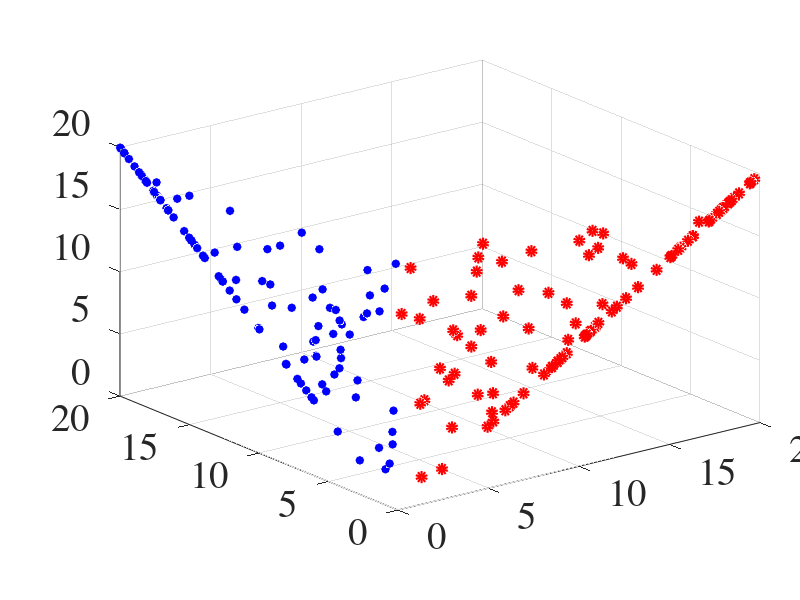

Here is the MATLAB script that generated this plot: (Note: this script raises an error after producing the figure.)

%%
close all;
clear all;

rand('seed',40);
%x = 20*rand(40,20);
set(0,'DefaultTextFontName','Times',...
      'DefaultTextFontSize',28,...
      'DefaultAxesFontName','Times',...
      'DefaultAxesFontSize',28,...
      'DefaultLineLineWidth',4,...
      'DefaultLineMarkerSize',9.75)
set(gcf,'unit','centimeters','position',[3 5 18 18])
set(gca,'Position',[.15 .15 .8 .75]);

ori_dim=3;
pro_dim=2;
data_size=200;
data = 20*rand(ori_dim,data_size);

%figure;
for i=1:100
    data(2,i)=0;
    if (data(3,i)<data(1,i))
        data(3,i)=data(1,i);
    end
     plot3(data(1,i),data(2,i),data(3,i),'ro','MarkerSize',5)
     hold on;
end

for i=101:200
    data(1,i)=0;
    if (data(3,i)<data(2,i))
        data(3,i)=data(2,i);
    end
     plot3(data(1,i),data(2,i),data(3,i),'b*','MarkerSize',5)
     hold on;
end
grid on;
%%

data_ori=data;
lambda=75;
mu=lambda;
%[ss,vv,dd]=svd(data_ori,0);
x = data;
x = normc(x);
I = eye(ori_dim);
U = I(:,1:pro_dim);
niter=200;
V = rand(pro_dim,data_size);
obj=zeros(niter,1);
for i=1:niter
    %V_old = V;
    for j=1:data_size
        V(:,j) = (lambda-2)*V(:,j)+2*U'*x(:,j);
        V(:,j) = V(:,j)/norm(V(:,j));
    end
    %gra = sum(dot(U'*(U*V-x),V_old-V))
    M = 2*(x-U*V)*V'+mu*U;
    [s,~,d]=svd(M,0);
    U=s*d';
    %obj(i)=norm(x-U*V,'fro');
end
%plot(obj,'MarkerSize',5)
xlabel('x')
ylabel('y')
zlabel('z')
figure
plot(V(1,1:100),V(2,1:100),'ro','MarkerSize',5)
hold on
plot(V(1,101:200),V(2,101:200),'b*','MarkerSize',5)
%%
idx = kmeans(data_ori',2);
figure
for i=1:200
    if idx(i)==1
        plot3(data_ori(1,i),data_ori(2,i),data_ori(3,i),'ro','MarkerSize',5)
    else
        plot3(data_ori(1,i),data_ori(2,i),data_ori(3,i),'b*','MarkerSize',5)
    end
    hold on
end
grid on;
